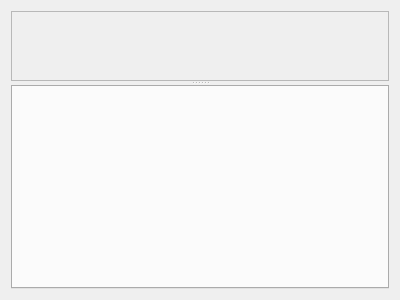
<?xml version="1.0" encoding="UTF-8"?>
<ui version="4.0">
 <class>ImgWindow</class>
 <widget class="QWidget" name="ImgWindow">
  <property name="geometry">
   <rect>
    <x>0</x>
    <y>0</y>
    <width>400</width>
    <height>300</height>
   </rect>
  </property>
  <property name="windowTitle">
   <string>Form</string>
  </property>
  <layout class="QVBoxLayout" name="verticalLayout">
   <item>
    <widget class="QSplitter" name="splitter">
     <property name="orientation">
      <enum>Qt::Vertical</enum>
     </property>
     <widget class="QScrollArea" name="scrollArea">
      <property name="widgetResizable">
       <bool>true</bool>
      </property>
      <widget class="QWidget" name="scrollAreaWidgetContents">
       <property name="geometry">
        <rect>
         <x>0</x>
         <y>0</y>
         <width>380</width>
         <height>68</height>
        </rect>
       </property>
      </widget>
     </widget>
     <widget class="QTabWidget" name="tabWidget">
      <property name="currentIndex">
       <number>-1</number>
      </property>
      <property name="tabsClosable">
       <bool>true</bool>
      </property>
      <property name="movable">
       <bool>true</bool>
      </property>
     </widget>
    </widget>
   </item>
  </layout>
 </widget>
 <resources/>
 <connections/>
</ui>
